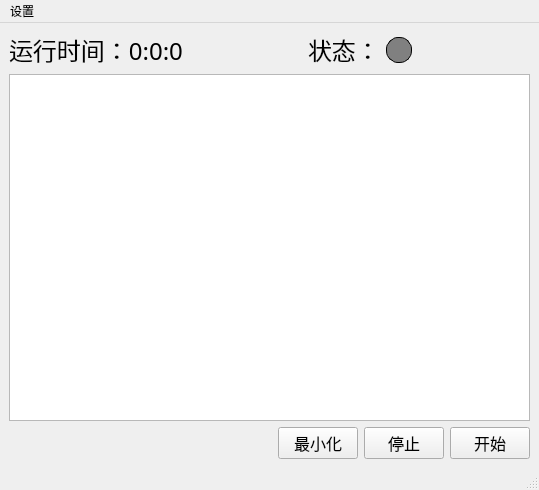
<?xml version="1.0" encoding="UTF-8"?>
<ui version="4.0">
 <class>MainWindow</class>
 <widget class="QMainWindow" name="MainWindow">
  <property name="geometry">
   <rect>
    <x>0</x>
    <y>0</y>
    <width>539</width>
    <height>490</height>
   </rect>
  </property>
  <property name="windowTitle">
   <string>日志同步工具</string>
  </property>
  <widget class="QWidget" name="centralwidget">
   <layout class="QVBoxLayout" name="verticalLayout">
    <item>
     <layout class="QHBoxLayout" name="horizontalLayout_2">
      <item>
       <widget class="QLabel" name="lb_time">
        <property name="font">
         <font>
          <family>幼圆</family>
          <pointsize>18</pointsize>
          <weight>50</weight>
          <bold>false</bold>
         </font>
        </property>
        <property name="text">
         <string>运行时间：0:0:0</string>
        </property>
       </widget>
      </item>
      <item>
       <spacer name="horizontalSpacer_2">
        <property name="orientation">
         <enum>Qt::Horizontal</enum>
        </property>
        <property name="sizeHint" stdset="0">
         <size>
          <width>40</width>
          <height>20</height>
         </size>
        </property>
       </spacer>
      </item>
      <item>
       <widget class="QLabel" name="lb_time_2">
        <property name="font">
         <font>
          <family>幼圆</family>
          <pointsize>18</pointsize>
          <weight>50</weight>
          <bold>false</bold>
         </font>
        </property>
        <property name="text">
         <string>状态：</string>
        </property>
       </widget>
      </item>
      <item>
       <widget class="QLabel" name="lb_status">
        <property name="styleSheet">
         <string notr="true">min-width:24px;  
min-height:24px;   
max-width:24px;  
max-height:24px;   
border-radius: 12px;      
border:1px solid black;  
background:grey;</string>
        </property>
        <property name="text">
         <string/>
        </property>
       </widget>
      </item>
      <item>
       <spacer name="horizontalSpacer_3">
        <property name="orientation">
         <enum>Qt::Horizontal</enum>
        </property>
        <property name="sizeHint" stdset="0">
         <size>
          <width>40</width>
          <height>20</height>
         </size>
        </property>
       </spacer>
      </item>
     </layout>
    </item>
    <item>
     <widget class="QTextEdit" name="te_log">
      <property name="font">
       <font>
        <family>幼圆</family>
        <pointsize>12</pointsize>
       </font>
      </property>
     </widget>
    </item>
    <item>
     <layout class="QHBoxLayout" name="horizontalLayout">
      <item>
       <spacer name="horizontalSpacer">
        <property name="orientation">
         <enum>Qt::Horizontal</enum>
        </property>
        <property name="sizeHint" stdset="0">
         <size>
          <width>40</width>
          <height>20</height>
         </size>
        </property>
       </spacer>
      </item>
      <item>
       <widget class="QPushButton" name="bt_mini">
        <property name="font">
         <font>
          <family>幼圆</family>
          <pointsize>12</pointsize>
         </font>
        </property>
        <property name="text">
         <string>最小化</string>
        </property>
       </widget>
      </item>
      <item>
       <widget class="QPushButton" name="bt_stop">
        <property name="font">
         <font>
          <family>幼圆</family>
          <pointsize>12</pointsize>
         </font>
        </property>
        <property name="text">
         <string>停止</string>
        </property>
       </widget>
      </item>
      <item>
       <widget class="QPushButton" name="bt_start">
        <property name="font">
         <font>
          <family>幼圆</family>
          <pointsize>12</pointsize>
         </font>
        </property>
        <property name="text">
         <string>开始</string>
        </property>
       </widget>
      </item>
     </layout>
    </item>
   </layout>
  </widget>
  <widget class="QMenuBar" name="menubar">
   <property name="geometry">
    <rect>
     <x>0</x>
     <y>0</y>
     <width>539</width>
     <height>23</height>
    </rect>
   </property>
   <widget class="QMenu" name="menu">
    <property name="title">
     <string>设置</string>
    </property>
    <addaction name="as_config"/>
   </widget>
   <addaction name="menu"/>
  </widget>
  <widget class="QStatusBar" name="statusbar"/>
  <action name="as_config">
   <property name="text">
    <string>配置文件</string>
   </property>
  </action>
 </widget>
 <resources/>
 <connections/>
</ui>
